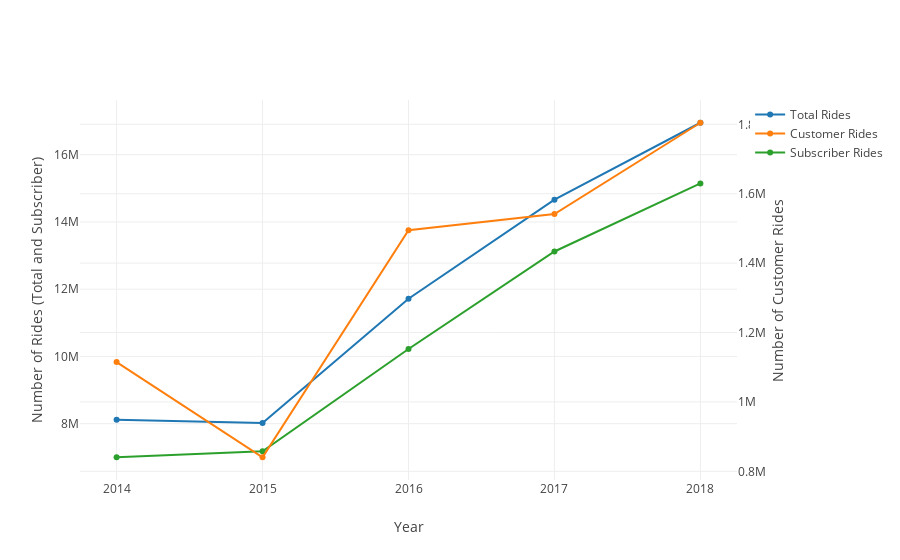

Write notebook code for a chart like this one.
### Markdown cell above
### The graph shows that rider numbers increase over time but the shapes of the graphs differs between the two with subscriber rides appearing sigmoidal and customer rides as hyperbolic, mostly because of the highish year in 2015 for customer rides.

### Code cell
#define each line individually 
trace_total_year = go.Scatter(x= df_yearly_stats['year'],y=df_yearly_stats['Total rides'], name= 'Total Rides')
trace_cust_year = go.Scatter(x= df_yearly_stats['year'],y=df_yearly_stats['Customers'], name= 'Customer Rides', yaxis='y2')
trace_Subs_year = go.Scatter(x= df_yearly_stats['year'],y=df_yearly_stats['Subscribers'], name= 'Subscriber Rides')

#commit it to data
data_year=[trace_total_year, trace_cust_year, trace_Subs_year]

#adjust the layout settings
layout_year = go.Layout(xaxis=dict(type='category', title='Year'),yaxis=dict(title='Number of Rides (Total and Subscriber)'), yaxis2=dict(title='Number of Customer Rides', overlaying='y', side='right'))

#commit to figure
fig_year = go.Figure(data=data_year, layout=layout_year)
#plot in notebook
plotly.offline.iplot(fig_year, filename='Rides.html')

### Figure 1 — Plotly figure (JSON) as saved in the notebook; plotly's stock layout.template omitted (floating-point values rounded to 4 significant figures)
{"data": [{"name": "Total Rides", "type": "scatter", "uid": "4f376020-97f7-4727-aa31-b5aad5cc09f6", "x": ["2014", "2015", "2016", "2017", "2018"], "y": [8116038, 8018750, 11714987, 14662833, 16951030]}, {"name": "Customer Rides", "type": "scatter", "uid": "ad753af8-9db2-431b-a677-4ae30d347cca", "x": ["2014", "2015", "2016", "2017", "2018"], "y": [1114710, 840545, 1494915, 1541319, 1804498], "yaxis": "y2"}, {"name": "Subscriber Rides", "type": "scatter", "uid": "cbb021f0-f2d9-40e2-8483-84ceb229125b", "x": ["2014", "2015", "2016", "2017", "2018"], "y": [7001328, 7178205, 10220072, 13121514, 15146532]}], "layout": {"xaxis": {"title": {"text": "Year"}, "type": "category"}, "yaxis": {"title": {"text": "Number of Rides (Total and Subscriber)"}}, "yaxis2": {"overlaying": "y", "side": "right", "title": {"text": "Number of Customer Rides"}}}}
